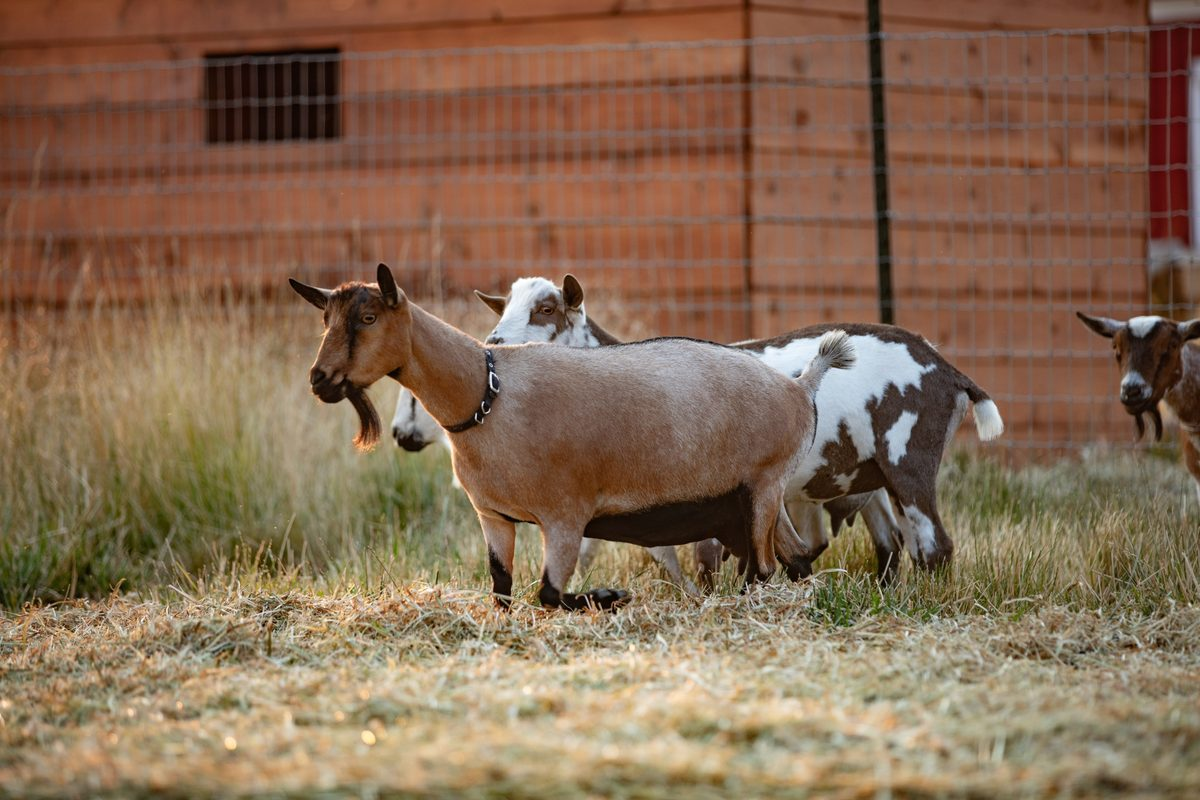
#> input picture assets/photos/20240726_0057.jpg, 1200 x 800 px
$ python make-share-images.py
#> lines starting #> are read from the running program, lines starting #| are printed output that depends on the picture
#!/usr/bin/env python3
"""
Link-preview pictures and site icons.

    python make-share-images.py        (needs Pillow; run on Windows for the fonts)

When someone texts or posts a link, the message shows the page's share image
(og:image, 1200x630). Each card is a farm photo on the left and the page's
name on the right in the site's colours. Re-run after changing a card below.

Goat pages need no card: they share the goat's own main photo.

Writes:
  assets/og/<name>.jpg                 one card per page in CARDS
  store/public/assets/og-store.jpg     the store's card
  favicon.ico, apple-touch-icon.png    at the site root (browsers ask there)
  assets/icon-192.png, icon-512.png    for site.webmanifest (home-screen icon)
  store/public/ copies of the icons
"""
import os
import shutil

from PIL import Image, ImageDraw, ImageFont

HERE = os.path.dirname(os.path.abspath(__file__))
FONTS = 'C:/Windows/Fonts/'
PAPER = (243, 238, 228)
INK = (30, 27, 22)
MOSS = (79, 115, 54)     # --moss-ink: brand green #59803D, darkened for text on cream
RUST = (198, 40, 47)     # brand red #C6282F
MUTED = (107, 99, 83)
W, H = 1200, 630

# (output, photo, eyebrow, title line 1, title line 2 in italics)
CARDS = [
    ('assets/og/default.jpg', 'assets/photos/20240726_0057.jpg', 'Our herd', 'Nigerian Dwarf', 'dairy goats.'),
    ('assets/og/does.jpg', 'assets/photos/20240726_0117.jpg', 'The herd', 'Meet the does.', ''),
    ('assets/og/bucks.jpg', 'assets/photos/polaris.jpg', 'The herd', 'Meet the bucks.', ''),
    ('assets/og/breeding.jpg', 'assets/photos/20240726_0066.jpg', 'Kidding season', 'This year’s', 'pairings.'),
    ('assets/og/guide.jpg', 'assets/photos/sugar.jpg', 'Thinking about goats?', 'Ten things to know', 'first.'),
    ('assets/og/about.jpg', 'assets/photos/cookie_close_up_2025.jpg', 'Our story', 'Twenty acres in', 'North Idaho.'),
    ('store/public/assets/og-store.jpg', 'store/public/assets/products/20240726_0202.jpg', 'Farm store',
     'Organic feed,', 'picked up locally.'),
]


def font(name, size):
    return ImageFont.truetype(FONTS + name, size)


def cover(im, w, h):
    """Crop-to-fill, like CSS object-fit: cover."""
    im = im.convert('RGB')
    scale = max(w / im.width, h / im.height)
    im = im.resize((round(im.width * scale), round(im.height * scale)), Image.LANCZOS)
    left = (im.width - w) // 2
    top = (im.height - h) // 2
    return im.crop((left, top, left + w, top + h))


def logo(size):
    src = Image.open(os.path.join(HERE, 'assets/logo.png')).convert('RGBA')
    src.thumbnail((size, size), Image.LANCZOS)
    return src


def card(out, photo, eyebrow, line1, line2):
#> called with out = 'assets/og/default.jpg', photo = 'assets/photos/20240726_0057.jpg', eyebrow = 'Our herd', line1 = 'Nigerian Dwarf', line2 = 'dairy goats.'
    im = Image.new('RGB', (W, H), PAPER)
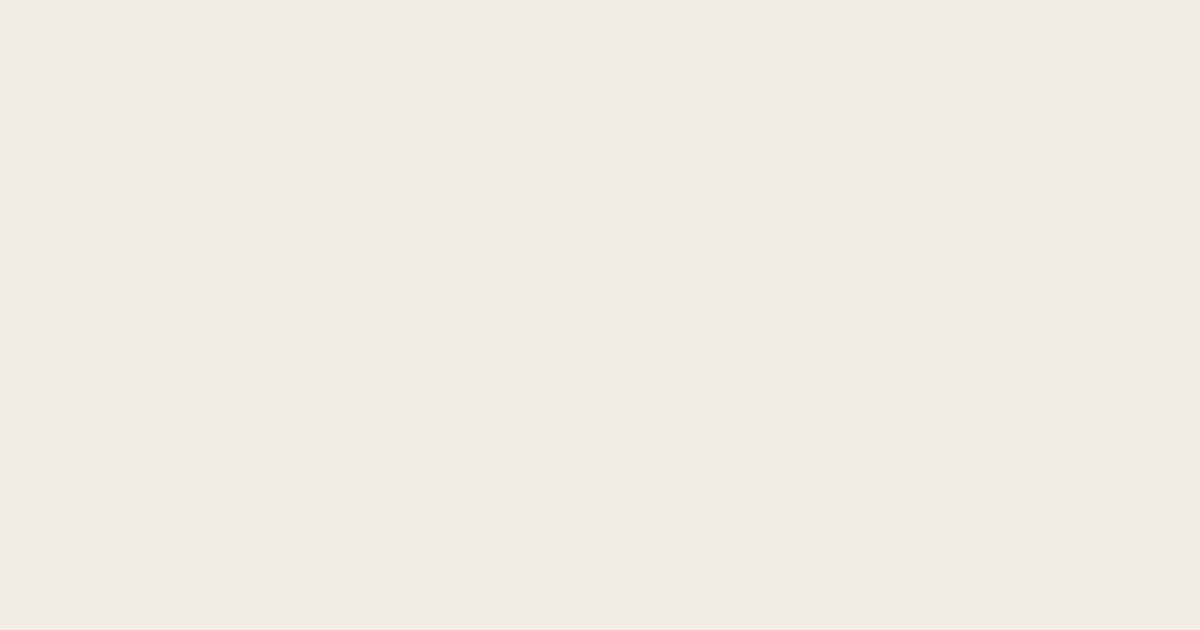
#> im: PIL image 1200x630 RGB; mean R, G, B 243, 238, 228
    im.paste(cover(Image.open(os.path.join(HERE, photo)), 560, H), (0, 0))
#> in cover, im is the input picture: PIL image 1200x800 RGB; mean R, G, B 134, 106.6, 83
#> in cover, `return im.crop((left, top, left + w, top + h))`:
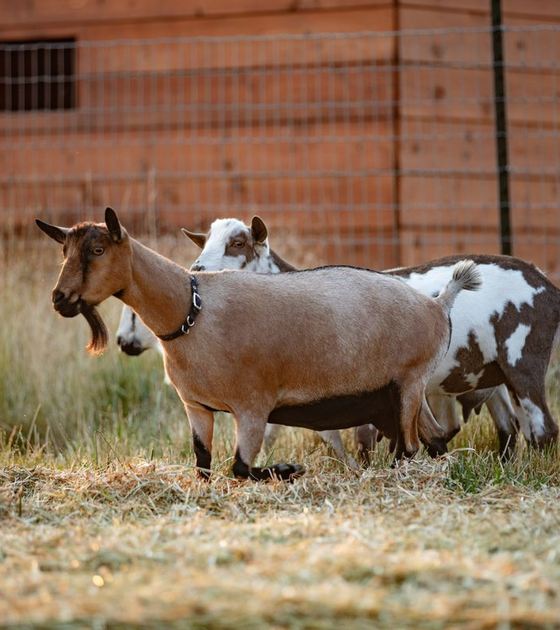
#> returned value: PIL image 560x630 RGB; mean R, G, B 139.8, 112.3, 89.3
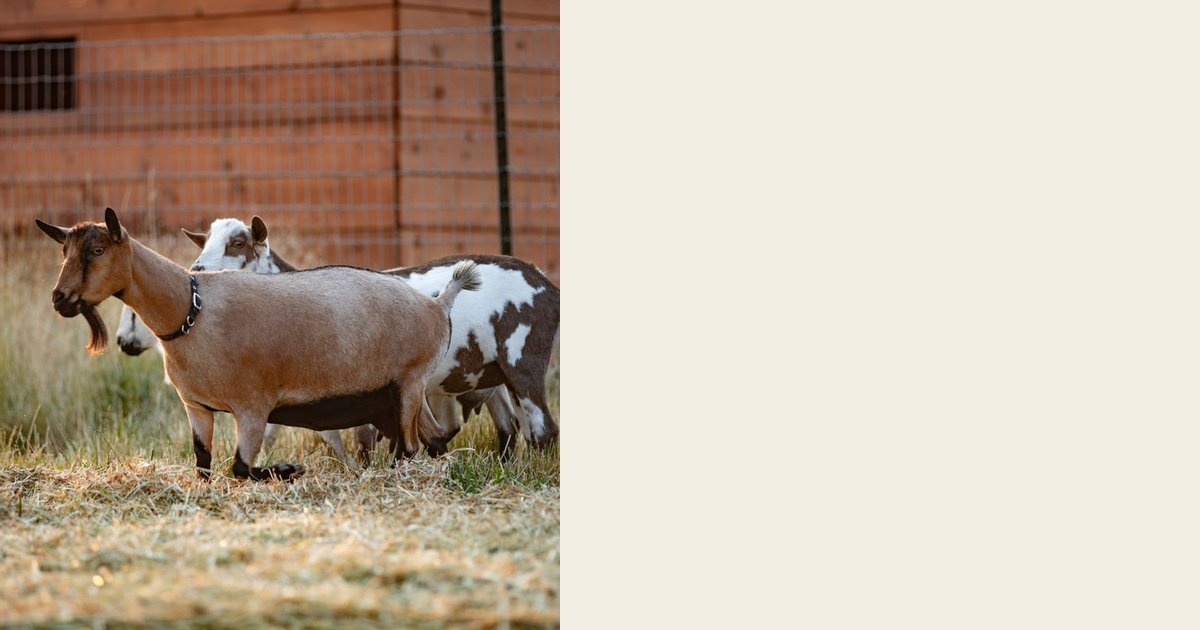
#> im: PIL image 1200x630 RGB; mean R, G, B 194.8, 179.3, 163.3
    d = ImageDraw.Draw(im)
    x = 612
    mark = logo(92)
    im.paste(mark, (x, 58), mark)
    d.text((x + 108, 82), 'A Little Hill Farm', font=font('georgia.ttf', 30), fill=INK)
    d.text((x + 108, 122), 'ADGA REGISTERED · POTLATCH, IDAHO', font=font('segoeui.ttf', 15), fill=MUTED)
    d.text((x, 268), eyebrow.upper(), font=font('seguisb.ttf', 20), fill=RUST)
    size = 64
    while size > 40 and max(d.textlength(t, font=font('georgia.ttf', size)) for t in (line1, line2)) > W - x - 48:
        size -= 2
    d.text((x, 310), line1, font=font('georgia.ttf', size), fill=INK)
    if line2:
        d.text((x, 310 + size * 1.15), line2, font=font('georgiai.ttf', size), fill=MOSS)
    d.rectangle((x, H - 58, x + 64, H - 55), fill=MOSS)
    path = os.path.join(HERE, out)
    os.makedirs(os.path.dirname(path), exist_ok=True)
    im.save(path, 'JPEG', quality=84, optimize=True, progressive=True)
    print(f'  {out}  {os.path.getsize(path) // 1024} KB')


def icons():
    src = Image.open(os.path.join(HERE, 'assets/logo.png')).convert('RGBA')

    def square(size, bg=None, pad=0.0):
        canvas = Image.new('RGBA', (size, size), bg or (0, 0, 0, 0))
        inner = round(size * (1 - 2 * pad))
        m = src.copy()
        m.thumbnail((inner, inner), Image.LANCZOS)
        canvas.paste(m, ((size - m.width) // 2, (size - m.height) // 2), m)
        return canvas

    square(48).save(os.path.join(HERE, 'favicon.ico'), sizes=[(16, 16), (32, 32), (48, 48)])
    # iOS draws transparent pixels black, so the home-screen icon gets paper.
    square(180, PAPER + (255,), 0.06).convert('RGB').save(os.path.join(HERE, 'apple-touch-icon.png'), optimize=True)
    square(192, PAPER + (255,), 0.06).save(os.path.join(HERE, 'assets/icon-192.png'), optimize=True)
    square(512, PAPER + (255,), 0.06).save(os.path.join(HERE, 'assets/icon-512.png'), optimize=True)
    for f in ('favicon.ico', 'apple-touch-icon.png'):
        shutil.copy(os.path.join(HERE, f), os.path.join(HERE, 'store/public', f))
    print('  icons written')


if __name__ == '__main__':
    for c in CARDS:
#> (the run stopped early here; a loop or call above may not have finished)

$ run again, with assets/photos/20240726_0035_ee6ee7bc-9843-4d48-879c-305898292f8d.jpg copied over assets/photos/20240726_0057.jpg
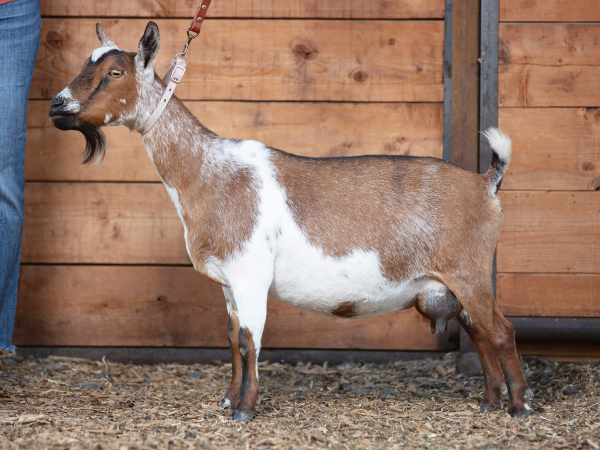
#> input picture assets/photos/20240726_0035_ee6ee7bc-9843-4d48-879c-305898292f8d.jpg, 1200 x 900 px (shown at 1/2 size)
#> in cover, im is the input picture: PIL image 1200x900 RGB; mean R, G, B 147.5, 119.1, 104.1
#> in cover, `return im.crop((left, top, left + w, top + h))`:
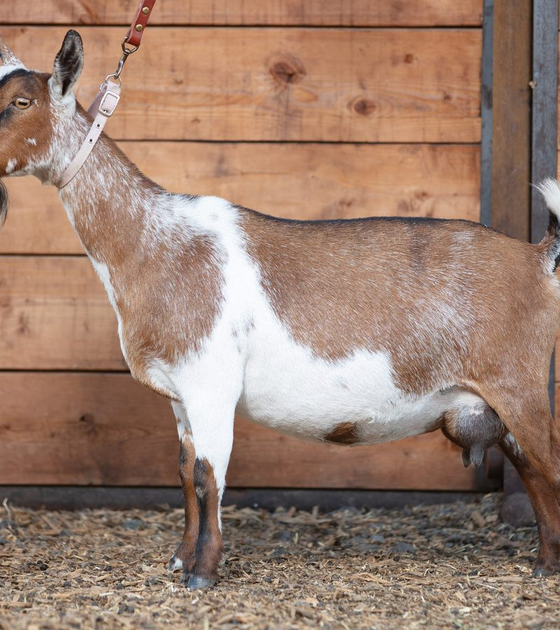
#> returned value: PIL image 560x630 RGB; mean R, G, B 156.4, 128.2, 112.7
#> in card, `im.paste(cover(Image.open(os.path.join(HERE, photo)), 560, H), (0, 0))`:
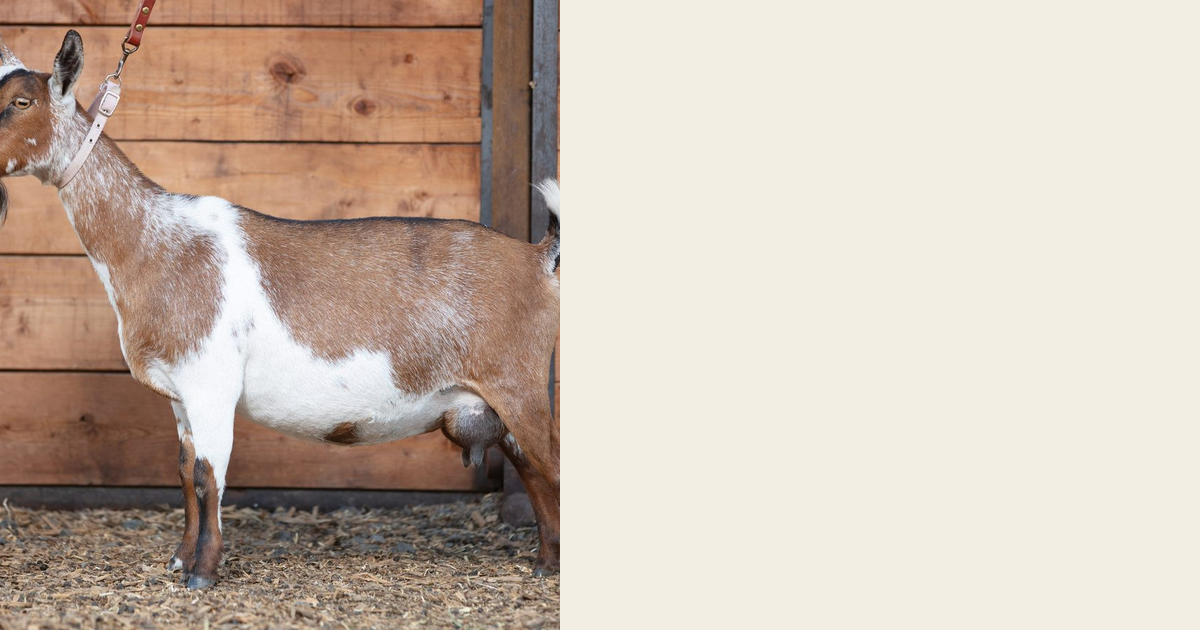
#> im: PIL image 1200x630 RGB; mean R, G, B 202.6, 186.8, 174.2

$ run again, with assets/photos/20240726_0040_480x480.jpg copied over assets/photos/20240726_0057.jpg
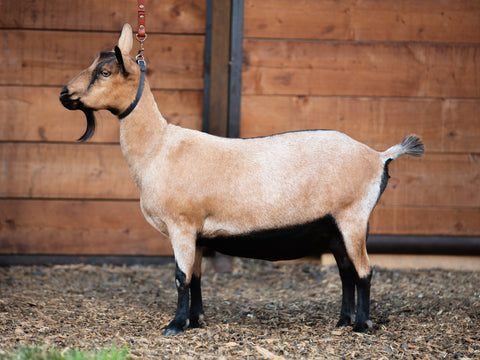
#> input picture assets/photos/20240726_0040_480x480.jpg, 480 x 360 px
#> in cover, im is the input picture: PIL image 480x360 RGB; mean R, G, B 140.1, 108.7, 91.1
#> in cover, `return im.crop((left, top, left + w, top + h))`:
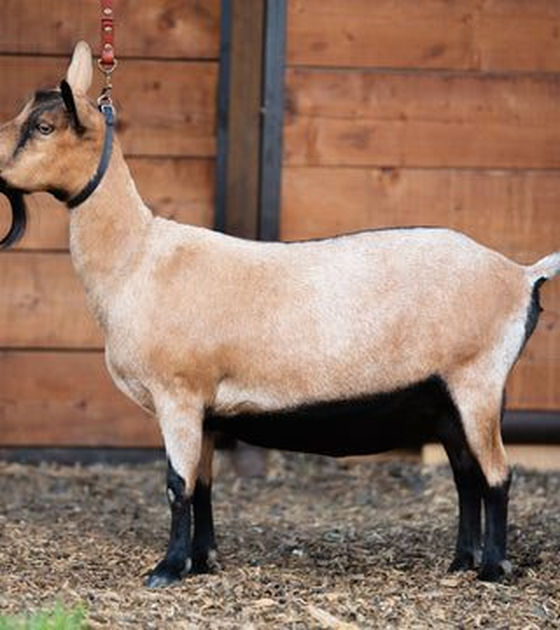
#> returned value: PIL image 560x630 RGB; mean R, G, B 147.2, 117.3, 100
#> in card, `im.paste(cover(Image.open(os.path.join(HERE, photo)), 560, H), (0, 0))`:
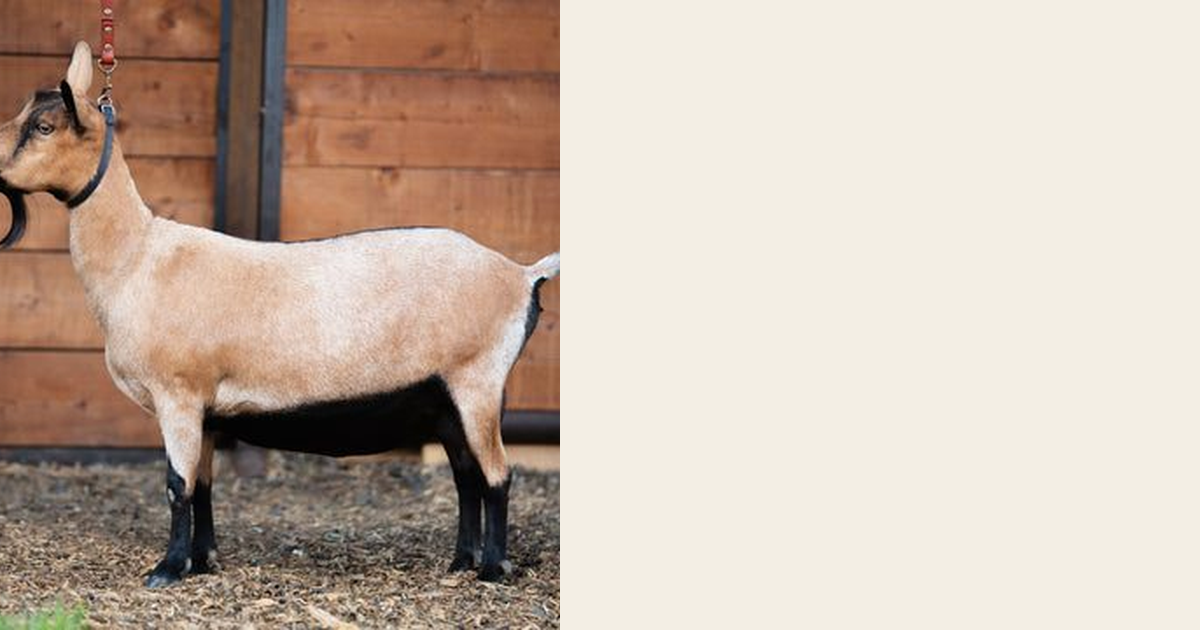
#> im: PIL image 1200x630 RGB; mean R, G, B 198.3, 181.7, 168.3
